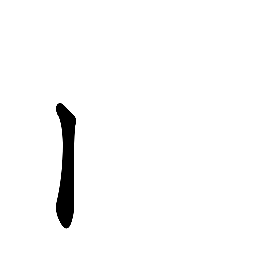
#> input picture StrokesClassification/住_4F4F_1.png, 256 x 256 px
$ python strict_line_detection.py
#> lines starting #> are read from the running program, lines starting #| are printed output that depends on the picture; after the words box and inside, x2 and y2 are one past the last pixel; in counts of white or black regions, pixels touching at a corner belong together
import cv2
import numpy as np

img = cv2.imread('住_4F4F_1.png')
#> img is the input picture: shape (256, 256, 3); min 0, max 255, mean 248.5
gray = cv2.cvtColor(img,cv2.COLOR_BGR2GRAY)
edges = cv2.Canny(gray,50,120)
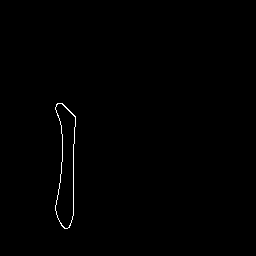
#> edges: shape (256, 256); 0.43% white in thin lines or dots, all inside (x1, y1, x2, y2) = (55, 103, 76, 229)
minLineLength = 20
maxLineGap = 5
lines = cv2.HoughLinesP(edges,1,np.pi/180,100,minLineLength,maxLineGap)
#> lines = None
#> (the run stopped early here; a loop or call above may not have finished)
